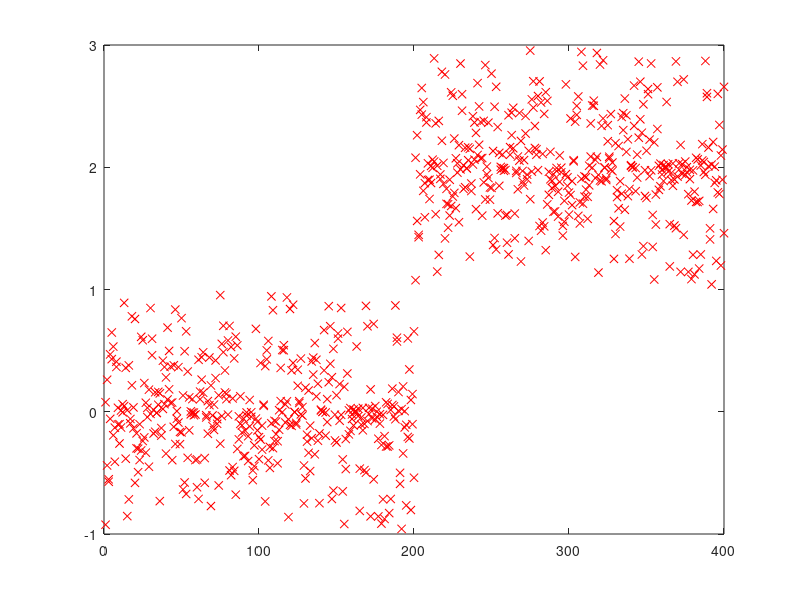

MATLAB code to generate this figure: (Note: this script raises an error after producing the figure.)
X1 = rand(200,2);
X1(:,1) = X1(:,1) * 2 * pi;
X1 = [cos(X1(:,1)), sin(X1(:,1))] .* X1(:,2);
X1 = X1;
X2 = X1 + 2;
X = [X1; X2];
plot(X,'rx');
m = size(X,1);
init_y = (rand(m,1) > 0.5) + 1;
[y,error,means] = kmeans(X, init_y, 2, 10, 2);

c1 = X(y == 1, :);
c2 = X(y == 2, :);
plot(c1(:,1),c1(:,2),'ro',c2(:,1),c2(:,2),'bo')
hold on
plot(means(:,1),means(:,2),'gh','MarkerSize',10);
pause
hold off
plot(error)
pause
